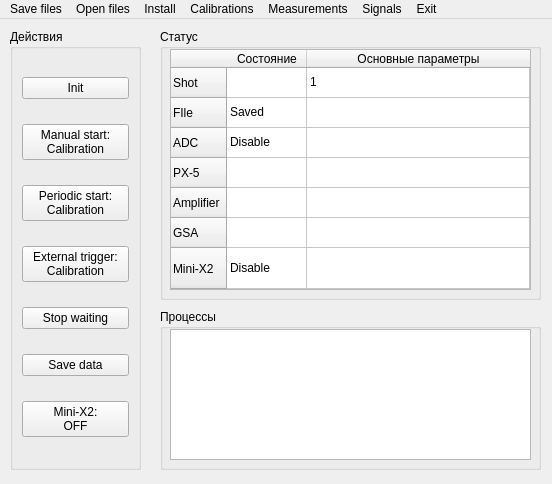
<?xml version="1.0" encoding="UTF-8"?>
<ui version="4.0">
 <class>MainWindow</class>
 <widget class="QMainWindow" name="MainWindow">
  <property name="geometry">
   <rect>
    <x>0</x>
    <y>0</y>
    <width>552</width>
    <height>484</height>
   </rect>
  </property>
  <property name="windowTitle">
   <string>MainWindow</string>
  </property>
  <widget class="QWidget" name="centralwidget">
   <widget class="QGroupBox" name="groupBox">
    <property name="geometry">
     <rect>
      <x>160</x>
      <y>10</y>
      <width>381</width>
      <height>271</height>
     </rect>
    </property>
    <property name="title">
     <string>Статус</string>
    </property>
    <widget class="QTableWidget" name="status_tableWidget">
     <property name="geometry">
      <rect>
       <x>10</x>
       <y>20</y>
       <width>361</width>
       <height>241</height>
      </rect>
     </property>
     <property name="focusPolicy">
      <enum>Qt::StrongFocus</enum>
     </property>
     <property name="layoutDirection">
      <enum>Qt::LeftToRight</enum>
     </property>
     <property name="autoFillBackground">
      <bool>false</bool>
     </property>
     <property name="inputMethodHints">
      <set>Qt::ImhNone</set>
     </property>
     <property name="frameShape">
      <enum>QFrame::StyledPanel</enum>
     </property>
     <property name="lineWidth">
      <number>1</number>
     </property>
     <property name="midLineWidth">
      <number>0</number>
     </property>
     <property name="verticalScrollBarPolicy">
      <enum>Qt::ScrollBarAsNeeded</enum>
     </property>
     <property name="sizeAdjustPolicy">
      <enum>QAbstractScrollArea::AdjustToContentsOnFirstShow</enum>
     </property>
     <property name="editTriggers">
      <set>QAbstractItemView::NoEditTriggers</set>
     </property>
     <property name="tabKeyNavigation">
      <bool>true</bool>
     </property>
     <property name="showDropIndicator" stdset="0">
      <bool>false</bool>
     </property>
     <property name="dragEnabled">
      <bool>false</bool>
     </property>
     <property name="dragDropOverwriteMode">
      <bool>false</bool>
     </property>
     <property name="dragDropMode">
      <enum>QAbstractItemView::NoDragDrop</enum>
     </property>
     <property name="selectionMode">
      <enum>QAbstractItemView::NoSelection</enum>
     </property>
     <property name="selectionBehavior">
      <enum>QAbstractItemView::SelectItems</enum>
     </property>
     <property name="textElideMode">
      <enum>Qt::ElideLeft</enum>
     </property>
     <property name="gridStyle">
      <enum>Qt::SolidLine</enum>
     </property>
     <property name="sortingEnabled">
      <bool>false</bool>
     </property>
     <property name="wordWrap">
      <bool>true</bool>
     </property>
     <property name="cornerButtonEnabled">
      <bool>true</bool>
     </property>
     <attribute name="horizontalHeaderCascadingSectionResizes">
      <bool>false</bool>
     </attribute>
     <attribute name="horizontalHeaderMinimumSectionSize">
      <number>39</number>
     </attribute>
     <attribute name="horizontalHeaderDefaultSectionSize">
      <number>80</number>
     </attribute>
     <attribute name="horizontalHeaderShowSortIndicator" stdset="0">
      <bool>false</bool>
     </attribute>
     <attribute name="horizontalHeaderStretchLastSection">
      <bool>true</bool>
     </attribute>
     <attribute name="verticalHeaderCascadingSectionResizes">
      <bool>false</bool>
     </attribute>
     <attribute name="verticalHeaderDefaultSectionSize">
      <number>30</number>
     </attribute>
     <attribute name="verticalHeaderShowSortIndicator" stdset="0">
      <bool>false</bool>
     </attribute>
     <attribute name="verticalHeaderStretchLastSection">
      <bool>true</bool>
     </attribute>
     <row>
      <property name="text">
       <string>Shot</string>
      </property>
     </row>
     <row>
      <property name="text">
       <string>FIle</string>
      </property>
     </row>
     <row>
      <property name="text">
       <string>ADC</string>
      </property>
     </row>
     <row>
      <property name="text">
       <string>PX-5</string>
      </property>
     </row>
     <row>
      <property name="text">
       <string>Amplifier</string>
      </property>
     </row>
     <row>
      <property name="text">
       <string>GSA</string>
      </property>
     </row>
     <row>
      <property name="text">
       <string>Mini-X2</string>
      </property>
     </row>
     <column>
      <property name="text">
       <string>Состояние</string>
      </property>
     </column>
     <column>
      <property name="text">
       <string>Основные параметры</string>
      </property>
     </column>
     <item row="0" column="0">
      <property name="text">
       <string/>
      </property>
     </item>
     <item row="0" column="1">
      <property name="text">
       <string>1</string>
      </property>
     </item>
     <item row="1" column="0">
      <property name="text">
       <string>Saved</string>
      </property>
     </item>
     <item row="2" column="0">
      <property name="text">
       <string>Disable</string>
      </property>
     </item>
     <item row="3" column="0">
      <property name="text">
       <string/>
      </property>
     </item>
     <item row="6" column="0">
      <property name="text">
       <string>Disable</string>
      </property>
     </item>
    </widget>
   </widget>
   <widget class="QGroupBox" name="groupBox_2">
    <property name="geometry">
     <rect>
      <x>160</x>
      <y>290</y>
      <width>381</width>
      <height>161</height>
     </rect>
    </property>
    <property name="title">
     <string>Процессы</string>
    </property>
    <widget class="QTextBrowser" name="log_textBrowser">
     <property name="geometry">
      <rect>
       <x>10</x>
       <y>20</y>
       <width>361</width>
       <height>131</height>
      </rect>
     </property>
    </widget>
   </widget>
   <widget class="QGroupBox" name="groupBox_3">
    <property name="geometry">
     <rect>
      <x>10</x>
      <y>10</y>
      <width>131</width>
      <height>441</height>
     </rect>
    </property>
    <property name="title">
     <string>Действия</string>
    </property>
    <layout class="QGridLayout" name="gridLayout">
     <item row="0" column="0">
      <widget class="QPushButton" name="Init_pushButton">
       <property name="text">
        <string>Init</string>
       </property>
      </widget>
     </item>
     <item row="1" column="0">
      <widget class="QPushButton" name="manual_pushButton">
       <property name="text">
        <string>Manual start:
Calibration</string>
       </property>
      </widget>
     </item>
     <item row="2" column="0">
      <widget class="QPushButton" name="periodic_pushButton">
       <property name="text">
        <string>Periodic start:
Calibration</string>
       </property>
      </widget>
     </item>
     <item row="3" column="0">
      <widget class="QPushButton" name="external_pushButton">
       <property name="text">
        <string>External trigger:
Calibration</string>
       </property>
      </widget>
     </item>
     <item row="4" column="0">
      <widget class="QPushButton" name="stop_pushButton">
       <property name="text">
        <string>Stop waiting</string>
       </property>
      </widget>
     </item>
     <item row="5" column="0">
      <widget class="QPushButton" name="save_pushButton">
       <property name="text">
        <string>Save data</string>
       </property>
      </widget>
     </item>
     <item row="6" column="0">
      <widget class="QPushButton" name="enableMiniX2_pushButton">
       <property name="text">
        <string>Mini-X2:
OFF</string>
       </property>
      </widget>
     </item>
    </layout>
   </widget>
  </widget>
  <widget class="QMenuBar" name="menubar">
   <property name="geometry">
    <rect>
     <x>0</x>
     <y>0</y>
     <width>552</width>
     <height>21</height>
    </rect>
   </property>
   <widget class="QMenu" name="menuExit">
    <property name="title">
     <string>Save files</string>
    </property>
    <addaction name="actionSave_SXR_file"/>
    <addaction name="actionSave_CLB_file"/>
    <addaction name="actionSave_BKG_file"/>
    <addaction name="actionSave_GSA_file"/>
    <addaction name="actionSave_MCA_file"/>
   </widget>
   <widget class="QMenu" name="menuOpen_files">
    <property name="title">
     <string>Open files</string>
    </property>
    <addaction name="actionOpen_SXR_file"/>
    <addaction name="actionOpen_CLB_file"/>
    <addaction name="actionOpen_BKG_file"/>
    <addaction name="actionOpen_GSA_file"/>
    <addaction name="actionOpen_MCA_file"/>
   </widget>
   <widget class="QMenu" name="menuInstall">
    <property name="title">
     <string>Install</string>
    </property>
    <addaction name="actionPX_5"/>
    <addaction name="actionADC"/>
    <addaction name="actionMini_X2"/>
    <addaction name="actionAmplifier"/>
    <addaction name="actionGSA"/>
   </widget>
   <widget class="QMenu" name="menuCalibrations">
    <property name="title">
     <string>Calibrations</string>
    </property>
    <addaction name="actionStatus_Disable_3"/>
    <addaction name="separator"/>
    <addaction name="actionCalibration_settings"/>
    <addaction name="actionThreshold_PX_5"/>
   </widget>
   <widget class="QMenu" name="menuMeasurements">
    <property name="title">
     <string>Measurements</string>
    </property>
    <addaction name="actionStatus_Disable_2"/>
    <addaction name="separator"/>
    <addaction name="actionMeasurement_settings"/>
   </widget>
   <widget class="QMenu" name="menuSignals">
    <property name="title">
     <string>Signals</string>
    </property>
   </widget>
   <widget class="QMenu" name="menuExit_2">
    <property name="title">
     <string>Exit</string>
    </property>
   </widget>
   <addaction name="menuExit"/>
   <addaction name="menuOpen_files"/>
   <addaction name="menuInstall"/>
   <addaction name="menuCalibrations"/>
   <addaction name="menuMeasurements"/>
   <addaction name="menuSignals"/>
   <addaction name="menuExit_2"/>
  </widget>
  <action name="actionSave_SXR_file">
   <property name="text">
    <string>Save SXR file</string>
   </property>
  </action>
  <action name="actionSave_CLB_file">
   <property name="text">
    <string>Save CLB file</string>
   </property>
  </action>
  <action name="actionSave_BKG_file">
   <property name="text">
    <string>Save BKG file</string>
   </property>
  </action>
  <action name="actionSave_GSA_file">
   <property name="text">
    <string>Save GSA file</string>
   </property>
  </action>
  <action name="actionSave_MCA_file">
   <property name="text">
    <string>Save MCA file</string>
   </property>
  </action>
  <action name="actionOpen_SXR_file">
   <property name="text">
    <string>Open SXR file</string>
   </property>
  </action>
  <action name="actionOpen_CLB_file">
   <property name="text">
    <string>Open CLB file</string>
   </property>
  </action>
  <action name="actionOpen_BKG_file">
   <property name="text">
    <string>Open BKG file</string>
   </property>
  </action>
  <action name="actionOpen_GSA_file">
   <property name="text">
    <string>Open GSA file</string>
   </property>
  </action>
  <action name="actionOpen_MCA_file">
   <property name="text">
    <string>Open MCA file</string>
   </property>
  </action>
  <action name="actionPX_5">
   <property name="text">
    <string>PX-5</string>
   </property>
  </action>
  <action name="actionADC">
   <property name="text">
    <string>ADC</string>
   </property>
  </action>
  <action name="actionMini_X2">
   <property name="text">
    <string>Mini-X2</string>
   </property>
  </action>
  <action name="actionAmplifier">
   <property name="text">
    <string>Amplifier</string>
   </property>
  </action>
  <action name="actionGSA">
   <property name="text">
    <string>GSA</string>
   </property>
  </action>
  <action name="actionFe">
   <property name="text">
    <string>Fe</string>
   </property>
  </action>
  <action name="actionMini_X2_2">
   <property name="text">
    <string>Mini-X2</string>
   </property>
  </action>
  <action name="actionGSA_2">
   <property name="text">
    <string>GSA</string>
   </property>
  </action>
  <action name="actionThreshold_PX_5">
   <property name="text">
    <string>Threshold PX-5</string>
   </property>
  </action>
  <action name="actionStatus_Disable_2">
   <property name="text">
    <string>Status: Disable</string>
   </property>
  </action>
  <action name="actionMeasurement_settings">
   <property name="text">
    <string>Measurement settings</string>
   </property>
  </action>
  <action name="actionStatus_Disable_3">
   <property name="text">
    <string>Status: Disable</string>
   </property>
  </action>
  <action name="actionCalibration_settings">
   <property name="text">
    <string>Calibration settings</string>
   </property>
  </action>
 </widget>
 <resources/>
 <connections/>
</ui>
